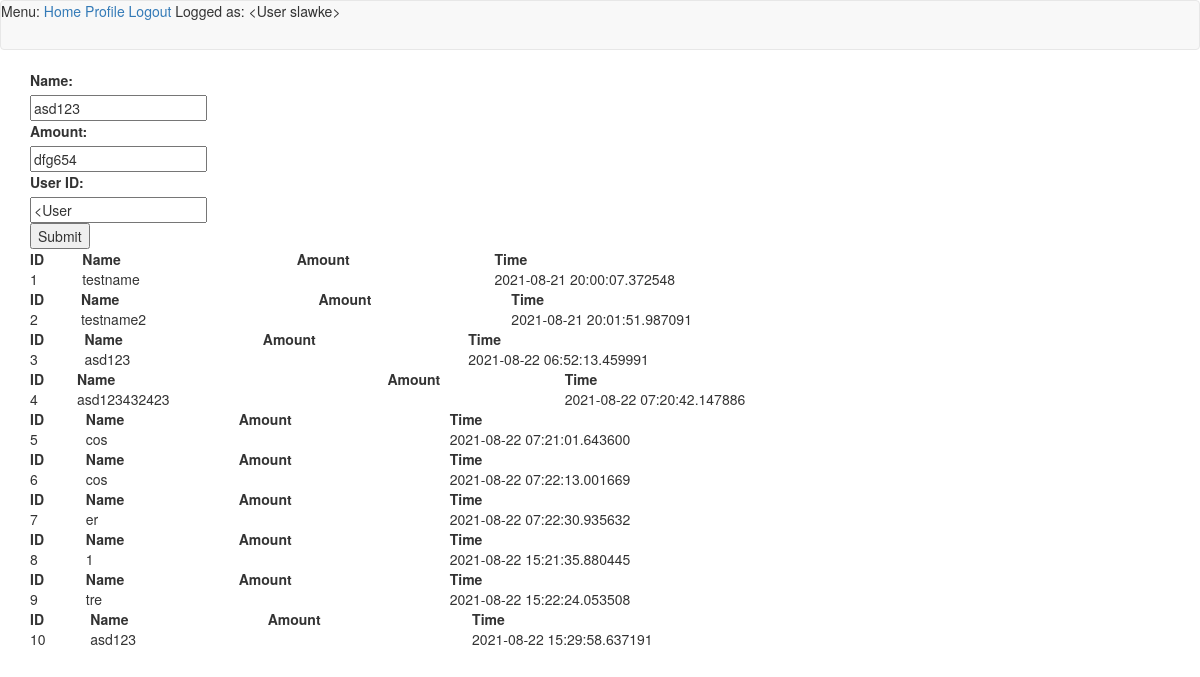
Before: /add (signed in) with the older database file.
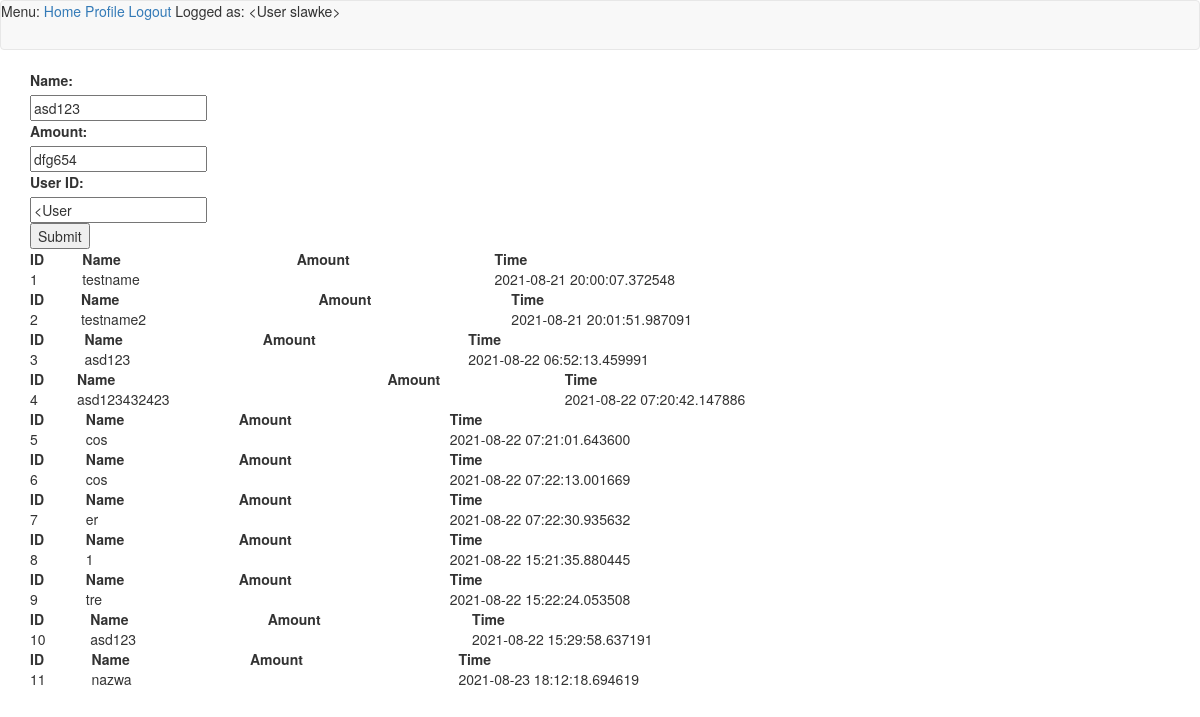
After: the same page with the newer database file.
### app/models.py (models this page shows, shortened)
class User(UserMixin, db.Model):
    id = db.Column(db.Integer, primary_key=True)
    username = db.Column(db.String(64), index=True, unique=True)
    email = db.Column(db.String(120), index=True, unique=True)
    password_hash = db.Column(db.String(128))
    posts = db.relationship('Post', backref='author', lazy='dynamic')
    def __repr__(self):
        return '<User {}>'.format(self.username)

class Expenses(db.Model):
    id = db.Column(db.Integer, primary_key=True)
    name = db.Column(db.String)
    amount = db.Column(db.String(140))
    timestamp = db.Column(db.DateTime, index=True, default=datetime.utcnow)
    user_id = db.Column(db.String, db.ForeignKey('user.id')) #nullable=False eventually try
    user_nick = db.relationship('User', backref=db.backref('users', lazy=True))

### app/routes.py (the view)
@app.route('/add')
def add():
    exp = Expenses.query.all()
    return render_template('add.html', exp=exp)

### app/models.py (called while the page is built)
@login.user_loader
def load_user(id):
    return User.query.get(int(id))

### app/templates/add.html
{% extends "base.html" %}
{% import 'bootstrap/wtf.html' as wtf %}
{% block app_content %}
<body>
<form action="{{ url_for('add') }}" method="POST" role="form">
  <label for="name">Name:</label><br>
  <input type="text" id="name" name="name" value="asd123"><br>
  <label for="amount">Amount:</label><br>
  <input type="text" id="amount" name="amount" value="dfg654"><br>
    <label for="user_id">User ID:</label><br>
  <input type="text" id="user_id" name="user_id" value={{ current_user }}><br>
  <input type="submit" value="Submit">
  {% for expenses in exp %}
  <body>
<table style="width:100%">
  <tr>
    <th>ID</th>
    <th>Name</th>
    <th>Amount</th>
    <th>Time</th>
  </tr>
  <tr>
    <td>{{ expenses.id }} </a></td>
    <td>{{ expenses.name }}</td>
    <td>{{ amount }}</td>
    <td>{{ expenses.timestamp }}</td>
  </tr>
</table>
</body>
{% endfor %}
</form>
</body>
{% endblock %}

### app/templates/base.html (shortened to what this page needs)
{% extends 'bootstrap/base.html' %}
{% block navbar %}
    <nav class="navbar navbar-default">
        <div>
            Menu:
            <a href="{{ url_for('index') }}">Home</a>
            {% if current_user.is_anonymous %}
            <a href="{{ url_for('login') }}">Login</a>
            <a href="{{ url_for('register') }}">Register</a>
            {% else %}
            <a href="{{ url_for('user', username=current_user.username) }}">Profile</a>
            <a href="{{ url_for('logout') }}">Logout</a>
            {% endif %}
            Logged as: {{ current_user }}
        </div>
    </nav>
{% endblock %}
{% block content %}
    <div class="container">
        {% block app_content %}{% endblock %}
    </div>
{% endblock %}

Changed rows visible on the page:
added Expenses: id "11", name "nazwa", timestamp "2021-08-23 18:12:18.694619"
